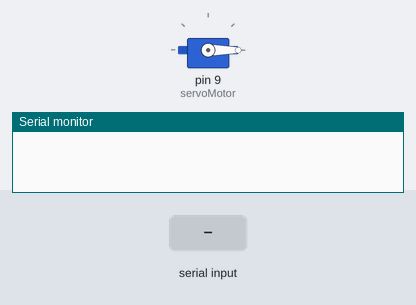
This sketch was run on a simulated Arduino Uno, built with avr-gcc and run on an emulated ATmega328P. On the bench: servo, the last lines printed to the serial monitor. The test bench sets the inputs (shaded band).

Above: at 1.2 s.
1.3 s: "A90\n" received over Serial
At 1.9 s:
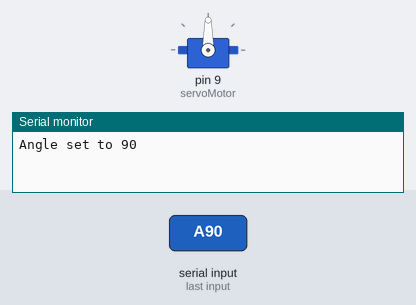
2.8 s: "A,45\n" received over Serial
At 3.1 s:
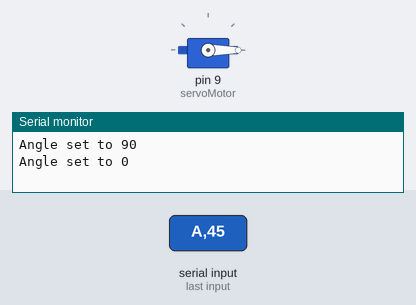
Timing chart, 0 to 5.8 s (numbered marks = the images above; inputs shaded):
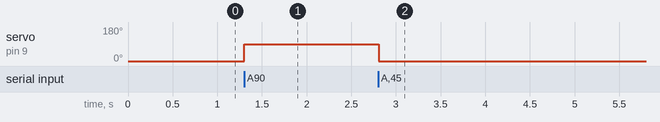

The sketch:

arduino_code.ino
```cpp
#include <Servo.h>

   Servo servoMotor;

void setup() {
  // Start serial communication
  Serial.begin(9600);

  // Attach the servo to pin 9
  servoMotor.attach(9);

  // Initialize the servo to 0 degrees
  servoMotor.write(0);
}

void loop() {
  if (Serial.available() > 0) {
    // Read the command from serial
    String command = Serial.readStringUntil('\n');

    // Check the command type
    if (command.charAt(0) == 'A') {
      // Get the angle value from the command
      int angle = command.substring(1).toInt();

      // Set the servo angle
      servoMotor.write(angle);

      // Send a confirmation message back to Python
      Serial.println("Angle set to " + String(angle));
    }
  }
}
```

Measured:
- after the input at 1.3 s, servo on pin 9 (servoMotor): 0° → 90° at once
- after the input at 2.8 s, servo on pin 9 (servoMotor): 90° → 0° at once
